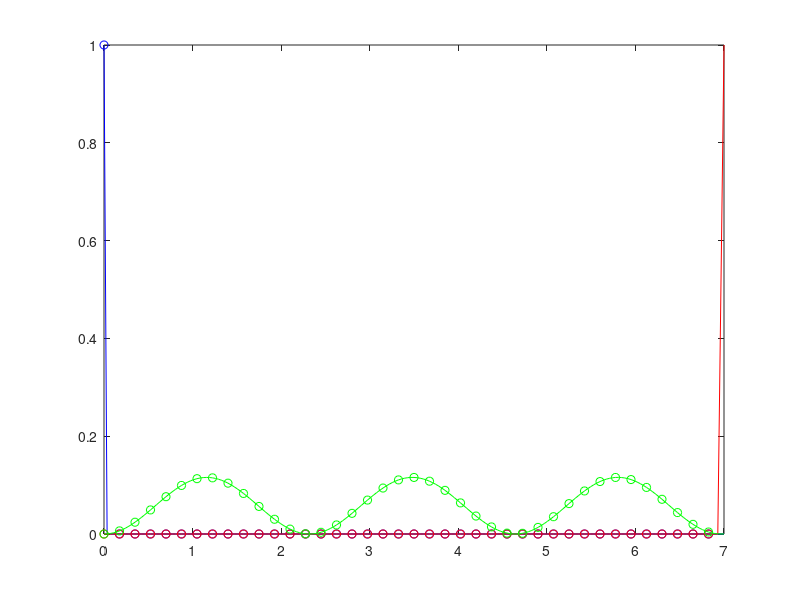

Source code (MATLAB): (Note: this script raises an error after producing the figure.)
%omega = 0.01
data = load('data_plot_norep_w001.txt');
rho = data(:,1);
prob_func1 = data(:,2);
prob_func2 = data(:,3);
prob_func3 = data(:,4);

%To get nice plotting
figure()
for i=1:1
    G_state = plot(rho(1:5:200),prob_func1(1:5:200),...
        'ob',rho,prob_func1,'-b');
    hold on
    fst_exci = plot(rho(1:5:200),prob_func2(1:5:200),...
        'or',rho,prob_func2,'-r');
    snd_exci = plot(rho(1:5:200),prob_func3(1:5:200),...
        'og',rho,prob_func3,'-g');

    G_group = hggroup;
    fst_group = hggroup;
    snd_group = hggroup;

    set(G_state,'Parent',G_group)
    set(fst_exci,'Parent',fst_group)
    set(snd_exci,'Parent',snd_group)

    set(get(get(G_group,'Annotation'),'LegendInformation'),...
        'IconDisplayStyle','on'); 
    set(get(get(fst_group,'Annotation'),'LegendInformation'),...
        'IconDisplayStyle','on');
    set(get(get(snd_group,'Annotation'),'LegendInformation'),...
        'IconDisplayStyle','on'); 
    legend('Ground state: \lambda_0 = 3','1st excited: \lambda_1 = 7',...
        '2nd excited: \lambda_2 = 11')

    %legend('Ground state: \lambda_0 = 3','','1st excited: \lambda_1 = 7','2nd excited: \lambda_2 = 11')
    xlabel(['$$\rho$$'],'interpreter','latex','FontSize',14)
    ylabel(['$$|\psi|^2$$'],'interpreter','latex','FontSize',14)
end


%omega = 0.5
data = load('data_plot_norep_w050.txt');
rho = data(:,1);
prob_func1 = data(:,2);
prob_func2 = data(:,3);
prob_func3 = data(:,4);

%To get nice plotting
figure()
for i=1:1
    G_state = plot(rho(1:5:200),prob_func1(1:5:200),...
        'ob',rho,prob_func1,'-b');
    hold on
    fst_exci = plot(rho(1:5:200),prob_func2(1:5:200),...
        'or',rho,prob_func2,'-r');
    snd_exci = plot(rho(1:5:200),prob_func3(1:5:200),...
        'og',rho,prob_func3,'-g');

    G_group = hggroup;
    fst_group = hggroup;
    snd_group = hggroup;

    set(G_state,'Parent',G_group)
    set(fst_exci,'Parent',fst_group)
    set(snd_exci,'Parent',snd_group)

    set(get(get(G_group,'Annotation'),'LegendInformation'),...
        'IconDisplayStyle','on'); 
    set(get(get(fst_group,'Annotation'),'LegendInformation'),...
        'IconDisplayStyle','on');
    set(get(get(snd_group,'Annotation'),'LegendInformation'),...
        'IconDisplayStyle','on'); 
    legend('Ground state: \lambda_0 = 3','1st excited: \lambda_1 = 7',...
        '2nd excited: \lambda_2 = 11')

    %legend('Ground state: \lambda_0 = 3','','1st excited: \lambda_1 = 7','2nd excited: \lambda_2 = 11')
    xlabel(['$$\rho$$'],'interpreter','latex','FontSize',14)
    ylabel(['$$|\psi|^2$$'],'interpreter','latex','FontSize',14)
end


%omega = 1.0
data = load('data_plot_norep_w100.txt');
rho = data(:,1);
prob_func1 = data(:,2);
prob_func2 = data(:,3);
prob_func3 = data(:,4);

%To get nice plotting
figure()
for i=1:1
    G_state = plot(rho(1:5:200),prob_func1(1:5:200),...
        'ob',rho,prob_func1,'-b');
    hold on
    fst_exci = plot(rho(1:5:200),prob_func2(1:5:200),...
        'or',rho,prob_func2,'-r');
    snd_exci = plot(rho(1:5:200),prob_func3(1:5:200),...
        'og',rho,prob_func3,'-g');

    G_group = hggroup;
    fst_group = hggroup;
    snd_group = hggroup;

    set(G_state,'Parent',G_group)
    set(fst_exci,'Parent',fst_group)
    set(snd_exci,'Parent',snd_group)

    set(get(get(G_group,'Annotation'),'LegendInformation'),...
        'IconDisplayStyle','on'); 
    set(get(get(fst_group,'Annotation'),'LegendInformation'),...
        'IconDisplayStyle','on');
    set(get(get(snd_group,'Annotation'),'LegendInformation'),...
        'IconDisplayStyle','on'); 
    legend('Ground state: \lambda_0 = 3','1st excited: \lambda_1 = 7',...
        '2nd excited: \lambda_2 = 11')

    %legend('Ground state: \lambda_0 = 3','','1st excited: \lambda_1 = 7','2nd excited: \lambda_2 = 11')
    xlabel(['$$\rho$$'],'interpreter','latex','FontSize',14)
    ylabel(['$$|\psi|^2$$'],'interpreter','latex','FontSize',14)
end


%omega = 5
data = load('data_plot_norep_w500.txt');
rho = data(:,1);
prob_func1 = data(:,2);
prob_func2 = data(:,3);
prob_func3 = data(:,4);

%To get nice plotting
figure()
for i=1:1
    G_state = plot(rho(1:5:200),prob_func1(1:5:200),...
        'ob',rho,prob_func1,'-b');
    hold on
    fst_exci = plot(rho(1:5:200),prob_func2(1:5:200),...
        'or',rho,prob_func2,'-r');
    snd_exci = plot(rho(1:5:200),prob_func3(1:5:200),...
        'og',rho,prob_func3,'-g');

    G_group = hggroup;
    fst_group = hggroup;
    snd_group = hggroup;

    set(G_state,'Parent',G_group)
    set(fst_exci,'Parent',fst_group)
    set(snd_exci,'Parent',snd_group)

    set(get(get(G_group,'Annotation'),'LegendInformation'),...
        'IconDisplayStyle','on'); 
    set(get(get(fst_group,'Annotation'),'LegendInformation'),...
        'IconDisplayStyle','on');
    set(get(get(snd_group,'Annotation'),'LegendInformation'),...
        'IconDisplayStyle','on'); 
    legend('Ground state: \lambda_0 = 3','1st excited: \lambda_1 = 7',...
        '2nd excited: \lambda_2 = 11')

    %legend('Ground state: \lambda_0 = 3','','1st excited: \lambda_1 = 7','2nd excited: \lambda_2 = 11')
    xlabel(['$$\rho$$'],'interpreter','latex','FontSize',14)
    ylabel(['$$|\psi|^2$$'],'interpreter','latex','FontSize',14)
end